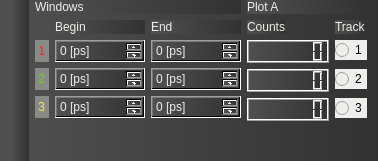
            <widget class="QWidget" name="horizontalWidget_4" native="true">
             <property name="styleSheet">
              <string notr="true">background-color: qlineargradient(spread:pad, x1:0, y1:0, x2:1, y2:0, stop:0 rgba(80, 80, 80, 255), stop:1 rgba(50, 50, 50, 255));</string>
             </property>
             <layout class="QHBoxLayout" name="horizontalLayout_2">
              <property name="topMargin">
               <number>0</number>
              </property>
              <property name="bottomMargin">
               <number>0</number>
              </property>
              <item>
               <widget class="QCustomPlot" name="PlotA" native="true">
                <property name="sizePolicy">
                 <sizepolicy hsizetype="Expanding" vsizetype="Expanding">
                  <horstretch>0</horstretch>
                  <verstretch>0</verstretch>
                 </sizepolicy>
                </property>
                <property name="styleSheet">
                 <string notr="true"/>
                </property>
                <layout class="QVBoxLayout" name="verticalLayout_10"/>
               </widget>
              </item>
              <item>
               <layout class="QVBoxLayout" name="verticalLayout_12">
                <item>
                 <layout class="QHBoxLayout" name="horizontalLayout_6">
                  <item>
                   <widget class="QLabel" name="label_3">
                    <property name="styleSheet">
                     <string notr="true">color: rgb(238, 238, 236);</string>
                    </property>
                    <property name="text">
                     <string>Windows</string>
                    </property>
                   </widget>
                  </item>
                 </layout>
                </item>
                <item>
                 <layout class="QGridLayout" name="gridLayout">
                  <item row="3" column="1">
                   <widget class="QSpinBox" name="BegA3">
                    <property name="styleSheet">
                     <string notr="true">color: rgb(238, 238, 236);</string>
                    </property>
                    <property name="suffix">
                     <string> [ps]</string>
                    </property>
                    <property name="maximum">
                     <number>200000</number>
                    </property>
                    <property name="singleStep">
                     <number>100</number>
                    </property>
                   </widget>
                  </item>
                  <item row="2" column="1">
                   <widget class="QSpinBox" name="BegA2">
                    <property name="styleSheet">
                     <string notr="true">color: rgb(238, 238, 236);</string>
                    </property>
                    <property name="suffix">
                     <string> [ps]</string>
                    </property>
                    <property name="maximum">
                     <number>200000</number>
                    </property>
                    <property name="singleStep">
                     <number>100</number>
                    </property>
                   </widget>
                  </item>
                  <item row="3" column="2">
                   <widget class="QSpinBox" name="EndA3">
                    <property name="styleSheet">
                     <string notr="true">color: rgb(238, 238, 236);</string>
                    </property>
                    <property name="suffix">
                     <string> [ps]</string>
                    </property>
                    <property name="maximum">
                     <number>200000</number>
                    </property>
                    <property name="singleStep">
                     <number>100</number>
                    </property>
                   </widget>
                  </item>
                  <item row="3" column="0">
                   <widget class="QLabel" name="label_10">
                    <property name="styleSheet">
                     <string notr="true">background-color: rgb(136, 138, 133);
color: rgb(252, 233, 79);</string>
                    </property>
                    <property name="text">
                     <string> 3 </string>
                    </property>
                   </widget>
                  </item>
                  <item row="0" column="2">
                   <widget class="QLabel" name="label_19">
                    <property name="styleSheet">
                     <string notr="true">color: rgb(238, 238, 236);</string>
                    </property>
                    <property name="text">
                     <string>End</string>
                    </property>
                   </widget>
                  </item>
                  <item row="2" column="2">
                   <widget class="QSpinBox" name="EndA2">
                    <property name="styleSheet">
                     <string notr="true">color: rgb(238, 238, 236);</string>
                    </property>
                    <property name="suffix">
                     <string> [ps]</string>
                    </property>
                    <property name="maximum">
                     <number>200000</number>
                    </property>
                    <property name="singleStep">
                     <number>100</number>
                    </property>
                   </widget>
                  </item>
                  <item row="2" column="0">
                   <widget class="QLabel" name="label_9">
                    <property name="styleSheet">
                     <string notr="true">background-color: rgb(136, 138, 133);
color: rgb(115, 210, 22);</string>
                    </property>
                    <property name="text">
                     <string> 2 </string>
                    </property>
                   </widget>
                  </item>
                  <item row="0" column="1">
                   <widget class="QLabel" name="label_18">
                    <property name="styleSheet">
                     <string notr="true">color: rgb(238, 238, 236);</string>
                    </property>
                    <property name="text">
                     <string>Begin</string>
                    </property>
                   </widget>
                  </item>
                  <item row="1" column="1">
                   <widget class="QSpinBox" name="BegA1">
                    <property name="styleSheet">
                     <string notr="true">color: rgb(238, 238, 236);</string>
                    </property>
                    <property name="suffix">
                     <string> [ps]</string>
                    </property>
                    <property name="maximum">
                     <number>200000</number>
                    </property>
                    <property name="singleStep">
                     <number>100</number>
                    </property>
                   </widget>
                  </item>
                  <item row="1" column="0">
                   <widget class="QLabel" name="label_7">
                    <property name="styleSheet">
                     <string notr="true">background-color: rgb(136, 138, 133);
color: rgb(239, 41, 41);</string>
                    </property>
                    <property name="text">
                     <string> 1 </string>
                    </property>
                   </widget>
                  </item>
                  <item row="1" column="2">
                   <widget class="QSpinBox" name="EndA1">
                    <property name="styleSheet">
                     <string notr="true">color: rgb(238, 238, 236);</string>
                    </property>
                    <property name="suffix">
                     <string> [ps]</string>
                    </property>
                    <property name="maximum">
                     <number>200000</number>
                    </property>
                    <property name="singleStep">
                     <number>100</number>
                    </property>
                   </widget>
                  </item>
                 </layout>
                </item>
                <item>
                 <spacer name="verticalSpacer_10">
                  <property name="orientation">
                   <enum>Qt::Vertical</enum>
                  </property>
                  <property name="sizeHint" stdset="0">
                   <size>
                    <width>20</width>
                    <height>40</height>
                   </size>
                  </property>
                 </spacer>
                </item>
               </layout>
              </item>
              <item>
               <layout class="QVBoxLayout" name="verticalLayout_13">
                <item>
                 <widget class="QLabel" name="label_6">
                  <property name="styleSheet">
                   <string notr="true">color: rgb(238, 238, 236);</string>
                  </property>
                  <property name="text">
                   <string>Plot A</string>
                  </property>
                 </widget>
                </item>
                <item>
                 <layout class="QFormLayout" name="formLayout_2">
                  <item row="1" column="0">
                   <widget class="QLCDNumber" name="countA1">
                    <property name="smallDecimalPoint">
                     <bool>false</bool>
                    </property>
                    <property name="digitCount">
                     <number>7</number>
                    </property>
                   </widget>
                  </item>
                  <item row="2" column="0">
                   <widget class="QLCDNumber" name="countA2">
                    <property name="digitCount">
                     <number>7</number>
                    </property>
                   </widget>
                  </item>
                  <item row="3" column="0">
                   <widget class="QLCDNumber" name="countA3">
                    <property name="digitCount">
                     <number>7</number>
                    </property>
                   </widget>
                  </item>
                  <item row="2" column="1">
                   <widget class="QRadioButton" name="trackA2">
                    <property name="styleSheet">
                     <string notr="true">background-color: rgb(238, 238, 236);</string>
                    </property>
                    <property name="text">
                     <string>2</string>
                    </property>
                    <property name="autoExclusive">
                     <bool>true</bool>
                    </property>
                   </widget>
                  </item>
                  <item row="3" column="1">
                   <widget class="QRadioButton" name="trackA3">
                    <property name="styleSheet">
                     <string notr="true">background-color: rgb(238, 238, 236);</string>
                    </property>
                    <property name="text">
                     <string>3</string>
                    </property>
                    <property name="autoExclusive">
                     <bool>true</bool>
                    </property>
                   </widget>
                  </item>
                  <item row="0" column="0">
                   <widget class="QLabel" name="label_17">
                    <property name="styleSheet">
                     <string notr="true">color: rgb(238, 238, 236);</string>
                    </property>
                    <property name="text">
                     <string>Counts</string>
                    </property>
                   </widget>
                  </item>
                  <item row="0" column="1">
                   <widget class="QLabel" name="label_20">
                    <property name="styleSheet">
                     <string notr="true">color: rgb(238, 238, 236);</string>
                    </property>
                    <property name="text">
                     <string>Track</string>
                    </property>
                   </widget>
                  </item>
                  <item row="1" column="1">
                   <widget class="QRadioButton" name="trackA1">
                    <property name="styleSheet">
                     <string notr="true">background-color: rgb(238, 238, 236);</string>
                    </property>
                    <property name="text">
                     <string>1</string>
                    </property>
                    <property name="checkable">
                     <bool>true</bool>
                    </property>
                    <property name="autoExclusive">
                     <bool>true</bool>
                    </property>
                   </widget>
                  </item>
                 </layout>
                </item>
                <item>
                 <spacer name="verticalSpacer_9">
                  <property name="orientation">
                   <enum>Qt::Vertical</enum>
                  </property>
                  <property name="sizeHint" stdset="0">
                   <size>
                    <width>20</width>
                    <height>40</height>
                   </size>
                  </property>
                 </spacer>
                </item>
               </layout>
              </item>
             </layout>
            </widget>
